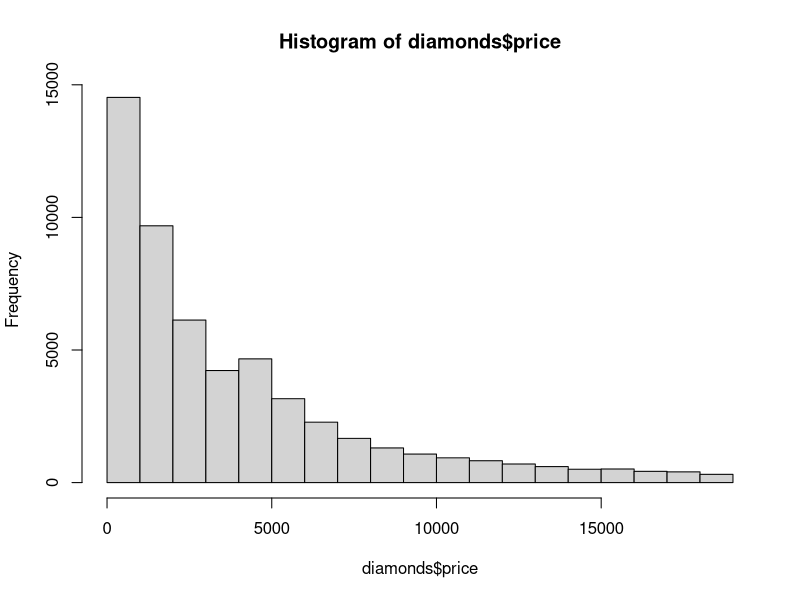
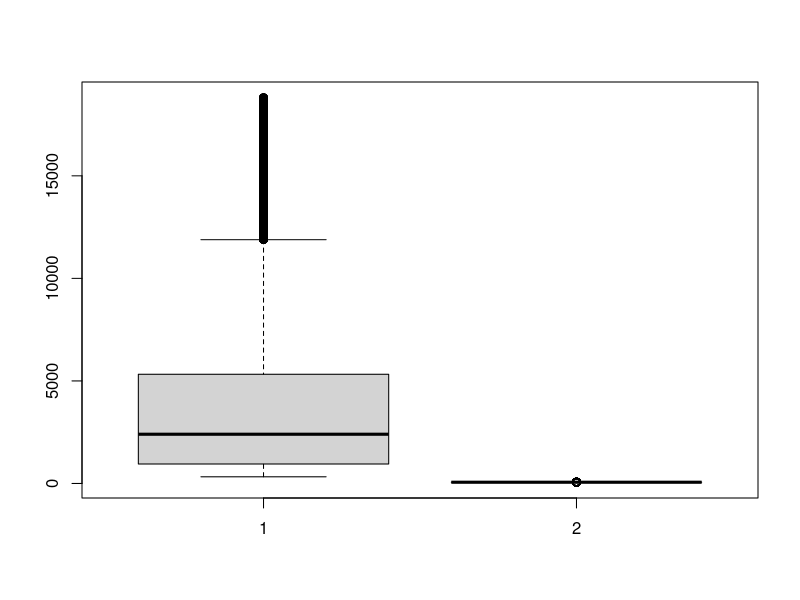
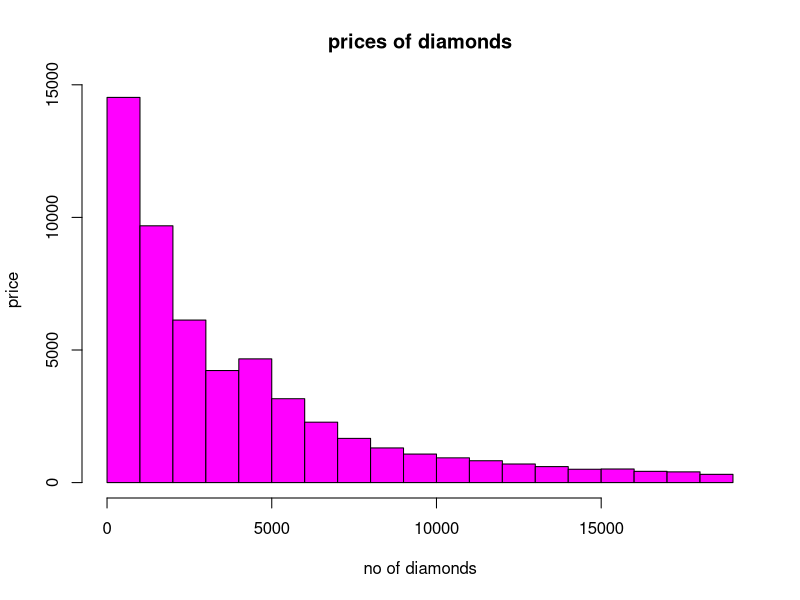
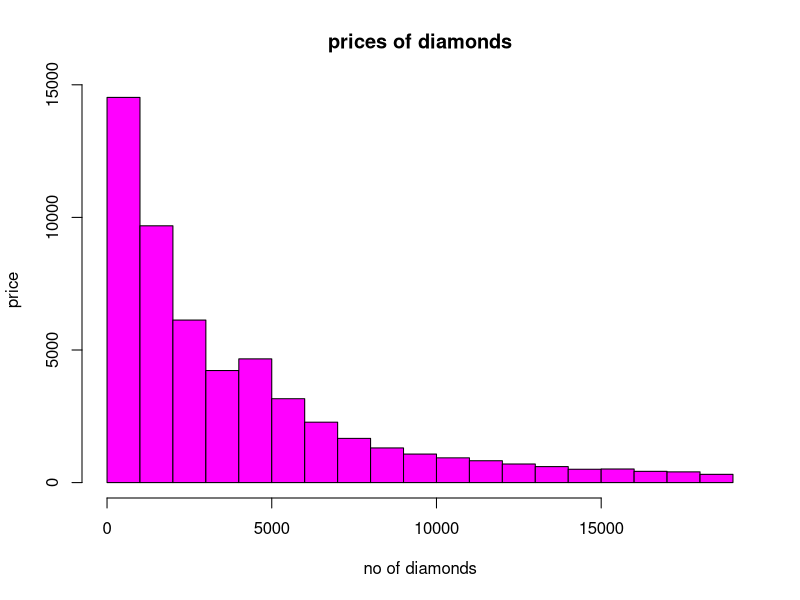
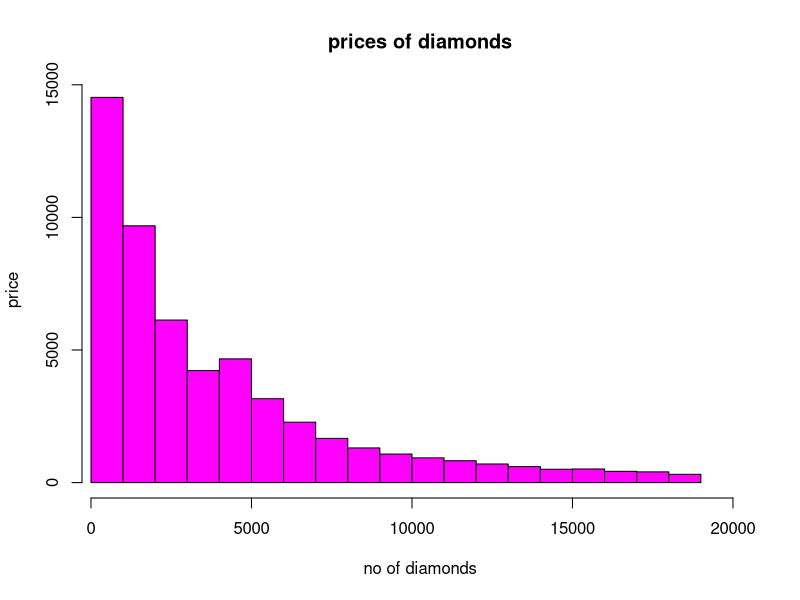
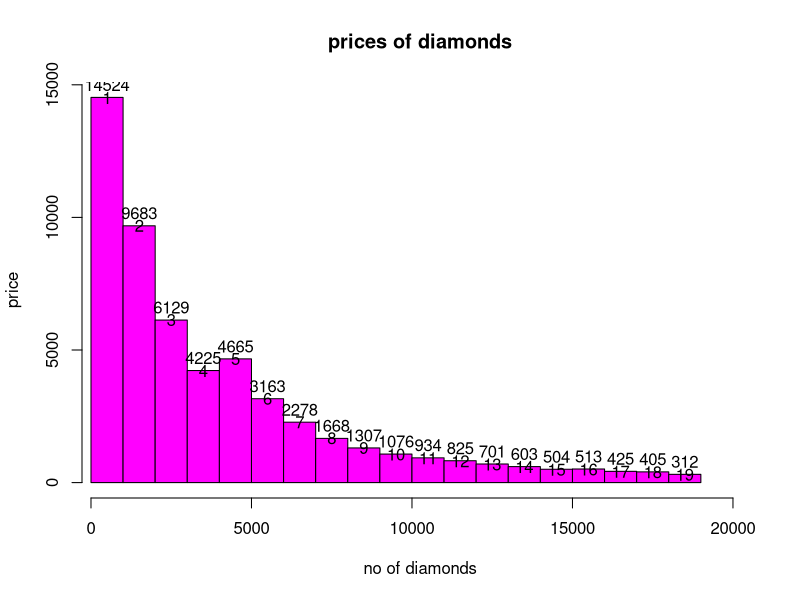

These figures' R source, in order:
#importing data
library(ggplot2)
data(diamonds)
diamonds
summary(diamonds)
diamonds$color

str(diamonds)
hist(diamonds$price)
mean(diamonds$price)
median(diamonds$price)
diamonds$price
boxplot(diamonds$price,diamonds$depth)
nrow(diamonds[diamonds$price<500,])
length(diamonds$carat[diamonds$price<500])
length(diamonds)
length(diamonds$carat[diamonds$price<250])
length(diamonds$carat[diamonds$price>=15000])
h=hist(diamonds$price,main="prices of diamonds",xlab="no of diamonds",ylab="price",col="magenta")
h
h=hist(diamonds$price,main="prices of diamonds",xlab="no of diamonds",ylab="price",col="magenta")
h
h=hist(diamonds$price,main="prices of diamonds",xlab="no of diamonds",ylab="price",xlim=c(500,20000),breaks=20,col="magenta")
h
h=hist(diamonds$price,main="prices of diamonds",xlab="no of diamonds",ylab="price",xlim=c(500,20000),breaks=20,col="magenta")
text(h$mids,h$counts)
text(h$mids,h$counts,labels=h$counts,adj=c(0.5,-0.5))
